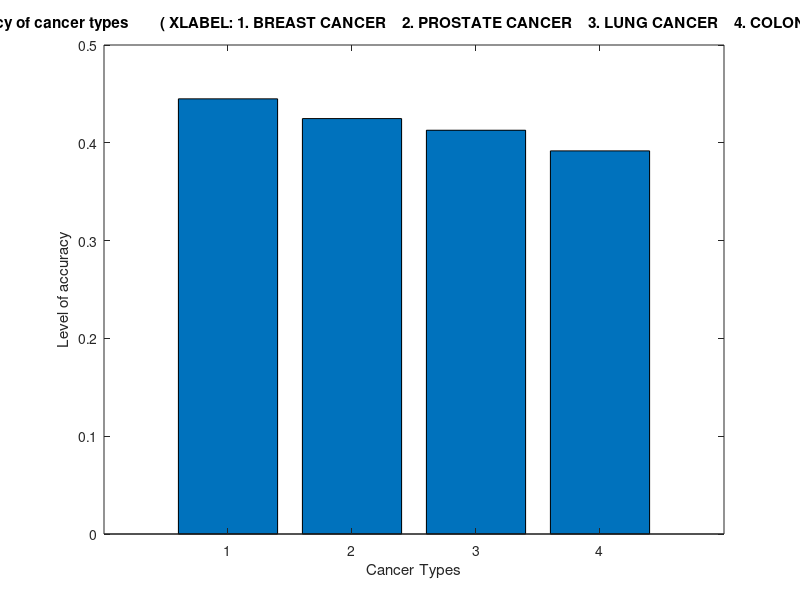

The MATLAB source for this figure:
#! /usr/bin/octave -qf

fid = fopen ("Cancer_Mean.dat", "r");
data = dlmread("Cancer_Mean.dat",",",0,0);
mean = data(:,1);
cancer = data(:,2);
bar(cancer, mean);
title("Accuracy of cancer types        ( XLABEL: 1. BREAST CANCER    2. PROSTATE CANCER    3. LUNG CANCER    4. COLON CANCER )");
xlabel("Cancer Types");
ylabel("Level of accuracy");
